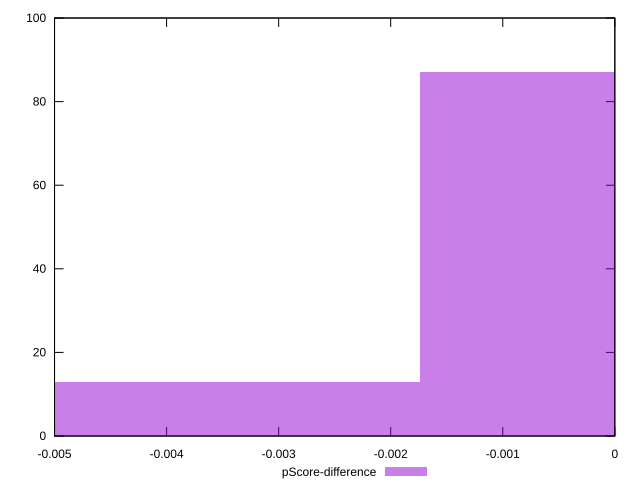

The gnuplot source for this figure:
reset

$pScoreDifference <<EOF
-0.0034686473834508154 13
0 87
EOF

set key outside below
set boxwidth 0.0034686473834508154
set xrange [-0.0050000000000000044:0]
set yrange [0:100]
set trange [0:100]
set style fill transparent solid 0.5 noborder
set terminal svg size 640, 490 enhanced background rgb 'white'
set output "report_00018_2021-02-10T15-25-16.877Z/uses-http2/samples/pages+cached+noadtech+nomedia/pScore-difference/histogram.svg"

plot $pScoreDifference title "pScore-difference" with boxes

reset
